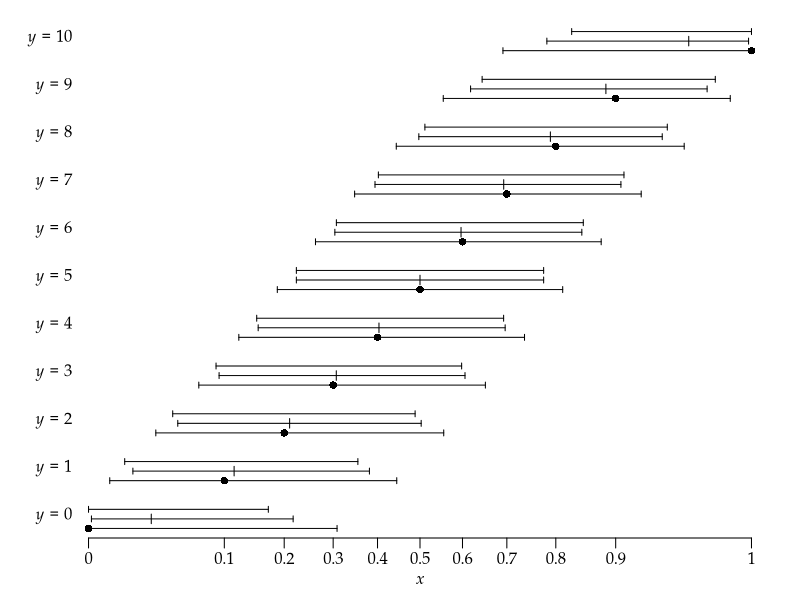

Write the R code that produced this figure. (Note: this script raises an error after producing the figure.)
args = commandArgs()
basename = sub(".R$", "", sub("^--file=(.*/)?", "", args[grep("^--file=", args)]))
if (length(basename) != 0)
    pdf(file=paste0(basename, "_tmp.pdf"), colormodel="gray", width=7, height=7)
par(family="Palatino")
par(mgp=c(1.5,0.5,0)) # title and axis margins. default: c(3,1,0)
par(mar=c(3,3,1,1)+0.1) # bottom, left, top, right margins. default: c(5,4,4,2)+0.1

pb = function(x) (2/pi)*asin(sqrt(x))  # pbeta(x,0.5,0.5)
qb = function(z) (sin(pi*z/2))^2       # qbeta(z,0.5,0.5)
n = 10
plot(NULL, xlim=c(0,1), ylim=c(0,n), xlab=expression(italic(x)), ylab="", axes=FALSE)
axis(1, at=pb((0:10)/10), labels=(0:10)/10)
for (y in (0:10)*(n/10)) {
  text(-0.01, y, parse(text=paste0("italic(y) == ", y)), xpd=NA, pos=2)
  ci = binom.test(y, n)$conf.int
  arrows(pb(ci[1]), y-n/50, pb(ci[2]), y-n/50, length=0.03, angle=90, code=3)
  points(pb(y/n), y-n/50, pch=16)
  # a = y + 1
  # b = n - y + 1
  # x = optimize(function(x) qbeta(x+0.95,a,b)-qbeta(x,a,b), c(0,0.05), tol=1e-8)$minimum
  # bh = qbeta(c(x,x+0.95), a, b)
  # arrows(pb(bh[1]), y, pb(bh[2]), y, length=0.03, angle=90, code=3)
  # points(pb(y/n), y, pch=16)
  a = y + 0.5
  b = n - y + 0.5
  # if (y == 0) {
  #   bc = qbeta(c(0,0.95), a, b)
  # } else if (y == n) {
  #   bc = qbeta(c(0.05,1), a, b)
  # } else {
  #   bc = qbeta(c(0.025,0.975), a, b)
  # }
  bc = qbeta(c(0.025,0.5,0.975), a, b)
  arrows(pb(bc[1]), y, pb(bc[3]), y, length=0.03, angle=90, code=3)
  segments(pb(bc[2]), y-n/100, pb(bc[2]), y+n/100)
  # points(pb(y/n), y, pch=16)
  f = function(x) pb(qbeta(x+0.95,a,b))-pb(qbeta(x,a,b))
  x = optimize(f, c(0,0.05), tol=1e-8)$minimum
  bh = qbeta(c(x,x+0.95), a, b)
  arrows(pb(bh[1]), y+n/50, pb(bh[2]), y+n/50, length=0.03, angle=90, code=3)
  # points(pb(y/n), y+n/50, pch=16)
}

dev.off()
embedFonts(paste0(basename, "_tmp.pdf"), outfile=paste0(basename, ".pdf"),
           options="-c \"<</NeverEmbed []>> setdistillerparams\" -f ")
